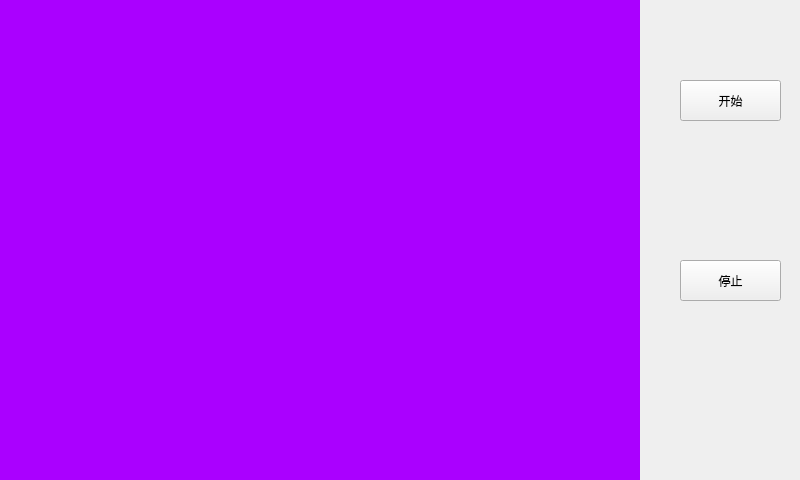
<?xml version="1.0" encoding="UTF-8"?>
<ui version="4.0">
 <class>MyProcessCamera</class>
 <widget class="QWidget" name="MyProcessCamera">
  <property name="geometry">
   <rect>
    <x>0</x>
    <y>0</y>
    <width>800</width>
    <height>480</height>
   </rect>
  </property>
  <property name="windowTitle">
   <string>MyProcessCamera</string>
  </property>
  <widget class="QLabel" name="label">
   <property name="geometry">
    <rect>
     <x>0</x>
     <y>0</y>
     <width>640</width>
     <height>480</height>
    </rect>
   </property>
   <property name="styleSheet">
    <string notr="true">background-color: rgb(170, 0, 255);</string>
   </property>
   <property name="text">
    <string/>
   </property>
  </widget>
  <widget class="QPushButton" name="pushButton_start">
   <property name="geometry">
    <rect>
     <x>680</x>
     <y>80</y>
     <width>101</width>
     <height>41</height>
    </rect>
   </property>
   <property name="text">
    <string>开始</string>
   </property>
  </widget>
  <widget class="QPushButton" name="pushButton_stop">
   <property name="geometry">
    <rect>
     <x>680</x>
     <y>260</y>
     <width>101</width>
     <height>41</height>
    </rect>
   </property>
   <property name="text">
    <string>停止</string>
   </property>
  </widget>
 </widget>
 <resources/>
 <connections/>
</ui>
